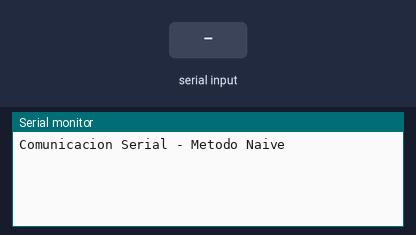
Recording of a sketch running on a simulated Arduino Uno, built with avr-gcc and run on an emulated ATmega328P. Shown: the last lines printed to the serial monitor. The test bench sets the inputs (shaded band).

Above: at 1.2 s.
1.3 s: "1\n" received over Serial
At 1.8 s:
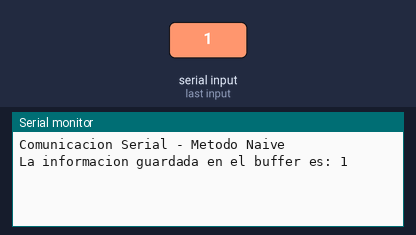
2.8 s: "0\n" received over Serial
At 4.0 s:
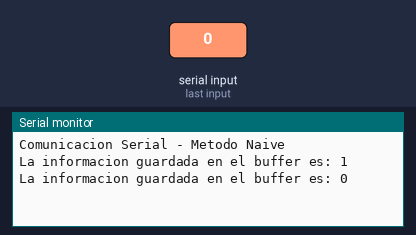
4.3 s: "2\n" received over Serial
At 5.3 s:
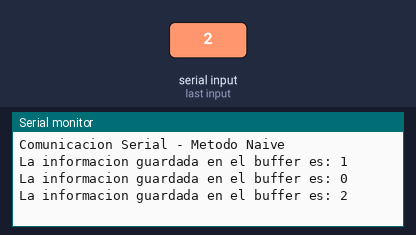

Measured:
- after the input at 1.3 s, the serial monitor: prints a new line at once (image 1)
- after the input at 2.8 s, the serial monitor: prints a new line at once (image 2)
- after the input at 4.3 s, the serial monitor: prints a new line at once (image 3)

The sketch:

Comunicacion_Serial_NaiveCharArray.ino
```cpp
/*
 * Fundacion Kinal
 * Centro educativo tecnico laboral Kinal
 * Electronica
 * Grado: Quinto
 * Sección: A
 * Curso: Taller de electronica digital y reparación de computadoras I
 * Nombre: Profe Alejandro
 * Carnet: ---------
 * Proyecto: Comunicacion serial - metodo naive para cadenas de caracteres
*/
//******************VARIABLES*********************************

char buffer_serial[10];   //este char array me va a servir de buffer para almacenar informacion
int index = 0;  //este index, me va a servir para recorrer las posiciones del buffer


void setup()
{
  Serial.begin(9600); //Inicializo la comunicacion serial a una velocidad de 9600 baudios.
  Serial.println("Comunicacion Serial - Metodo Naive"); //Envio al monitor serial el texto entre comillas
}

void loop()
{

  if(Serial.available() > 0)  //Verifico si tengo informacion disponible para almacenar
  {

    char data = Serial.read(); //Si hay informacion la almaceno en la variable

    if(data !='\n')
    {
      buffer_serial[index] = data;   //Voy a ir recorriende el array desde su posicion 0 con el fin de almacenar la informacion disponible.
      index++; //para evitar que se sobreescriba, aumento en uno el indice
    }
    else
    {
      Serial.print("La informacion guardada en el buffer es: "); //Envio al monitor serial el texto entre comillas
      Serial.println(buffer_serial); //envio al monitor serial el buffer
      //luego de mostrarlo en pantalla, lo limpio
      for(int i =0; i<sizeof(buffer_serial);i++)
      {
        buffer_serial[i]= '\0';
      }
      index = 0; //reinicio el indice
    }
  }
}
```
